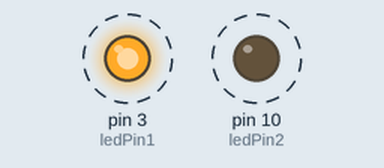
Simulated run of this sketch. Board: Arduino Uno, built with avr-gcc and run on an emulated ATmega328P. On the bench: output pins drawn as LEDs (lit = HIGH). Dashed ring = blinking.

Above: at 0.2 s.
Timing chart, 0 to 3.0 s (numbered marks = the images above):
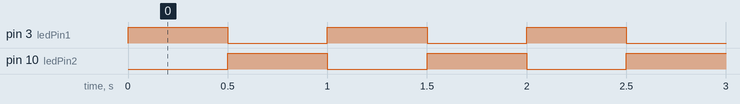

The sketch:

02_LED-Blink-Alternate.ino
```cpp
const int ledPin1 = 3; //3:ConnectorA 4:ConnectorB 10:Builtin
const int ledPin2 = 10; //3:ConnectorA 4:ConnectorB 10:Builtin


void setup() {
  pinMode(ledPin1, OUTPUT);
  pinMode(ledPin2, OUTPUT);
}

void loop() {
  digitalWrite(ledPin1, HIGH); //ON
  digitalWrite(ledPin2, LOW); //OFF
  delay(500); //0.5sec
  digitalWrite(ledPin1, LOW); //OFF
  digitalWrite(ledPin2, HIGH); //ON
  delay(500); //0.5sec
}
```

Measured:
- by itself, pin 3 (ledPin1), pin 10 (ledPin2): alternates HIGH for 0.50 s and LOW for 0.50 s
